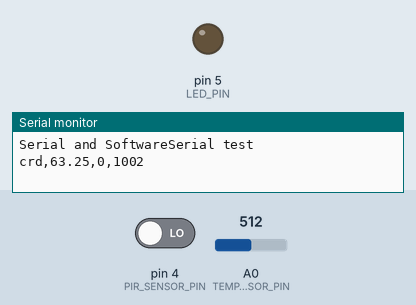
Recording of a sketch running on a simulated Arduino Uno, built with avr-gcc and run on an emulated ATmega328P. Shown: output pins drawn as LEDs (lit = HIGH), the last lines printed to the serial monitor. Inputs (shaded band) come from the test bench; at power-on: pin 4 (PIR_SENSOR_PIN) LOW, A0 (TEMP_SENSOR_PIN) = 512.

Above: at 1.2 s.
1.3 s: pin 4 (PIR_SENSOR_PIN) driven HIGH
At 2.1 s:
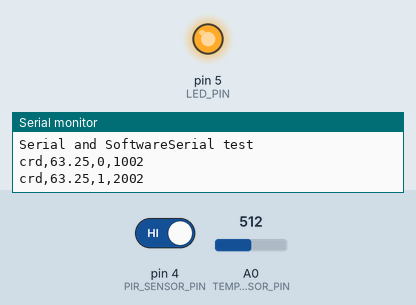
2.8 s: pin 4 (PIR_SENSOR_PIN) driven LOW
At 3.3 s:
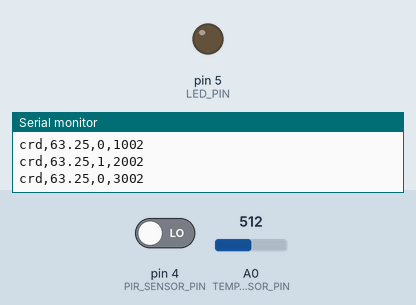
Timing chart, 0 to 5.8 s (numbered marks = the images above; inputs shaded):
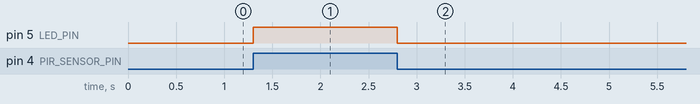

Measured:
- after the input at 1.3 s, pin 5 (LED_PIN): LOW → HIGH at once
- after the input at 2.8 s, pin 5 (LED_PIN): HIGH → LOW at once

The sketch:

sketch_sampleNode.ino
```cpp
#include <SoftwareSerial.h>

String MOTE_NAME = "crd";

#define TEMP_SENSOR_PIN A0
#define SERIESRESISTOR 10000

#define PIR_SENSOR_PIN 4
#define LED_PIN 5

SoftwareSerial mySerial(2, 3); //RX, TX

long pastMillis = millis();
long interval = 1000;

void setup() {
  // put your setup code here, to run once:
  Serial.begin(9600);
  mySerial.begin(9600);

  Serial.println("Serial and SoftwareSerial test");
  mySerial.println("Serial and SoftwareSerial test");

  pinMode(PIR_SENSOR_PIN, INPUT);
  pinMode(LED_PIN, OUTPUT);
  digitalWrite(LED_PIN, LOW);
}


void loop() {
  // put your main code here, to run repeatedly:
  if (millis() - pastMillis > interval) {
    pastMillis += interval;
    String sendStr = MOTE_NAME + ",";
    sendStr += String(getTemperature(TEMP_SENSOR_PIN));
    sendStr += ",";
    sendStr += String(digitalRead(PIR_SENSOR_PIN));
    sendStr += ",";
    sendStr += String(millis());
    sendStr += "\n";
    Serial.print(sendStr);
    mySerial.print(sendStr);
  }

  digitalWrite(LED_PIN, digitalRead(PIR_SENSOR_PIN));
}

float getTemperature(int pin) { //Measure temperature, origined from Bob-san's program
  int v = 1023 - analogRead(pin);
  float res = (1023.0 / v) - 1;
  res = SERIESRESISTOR / res;
  float temp = (1 / (0.00096564 + (0.00021068 * log(res) ) + (0.000000085826 * ( pow( log(res) , 3))))) - 273.15;
  return temp;
}
```
